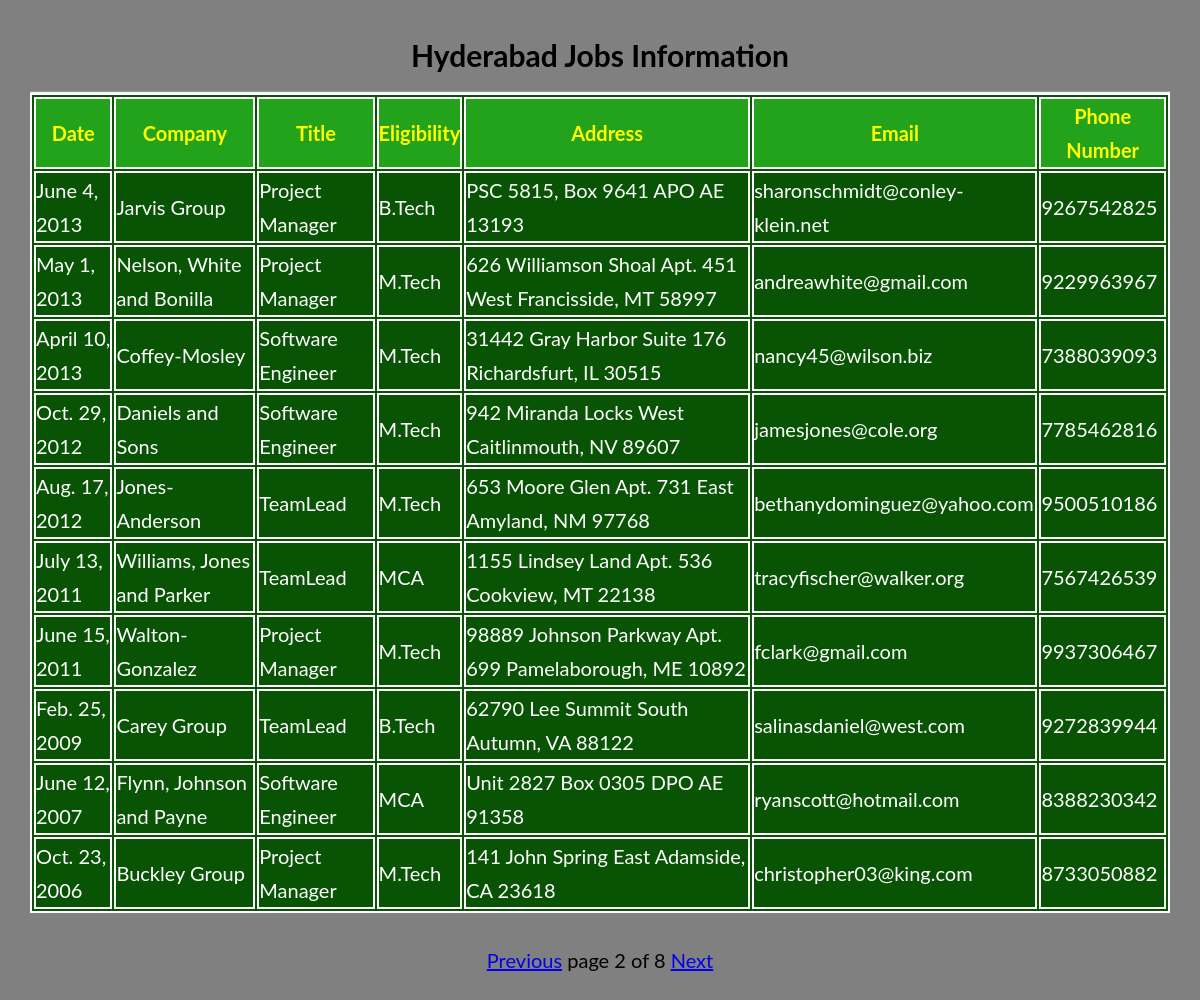
Screenshot of /hjobs/?page=2 with the database file from the repository.
### job/models.py (models this page shows)
class hydjobs(models.Model):
    date=models.DateField();
    company=models.CharField(max_length=100);
    title=models.CharField(max_length=100);
    eligibility=models.CharField(max_length=100);
    address=models.CharField(max_length=100);
    email=models.EmailField();
    phonenumber=models.IntegerField()

### job/views.py (the view)
# urls.py: path('hjobs/', views.hjobs1),
def hjobs1(request):
    jobs_list=hydjobs.objects.order_by('-date')
    paginator=Paginator(jobs_list,10)
    page_number=request.GET.get('page')
    try:
       jobs_list=paginator.page(page_number)
    except PageNotAnInteger:
       jobs_list=paginator.page(1)
    except EmptyPage:
       jobs_list=paginator.page(paginator.num_pages)
    return render(request,'job/hydjobs.html',{'jobs_list':jobs_list})

### templates/job/hydjobs.html (shortened to what this page needs)
<!DOCTYPE html>
{%load static%}
<html lang="en" dir="ltr">
  <head>
    <link rel="stylesheet" href="{% static "job/demo1.css" %}">
  </head>
  <body class="col">
    <h1 class="jobs">Hyderabad Jobs Information</h1>
      <hr>
      {% if jobs_list %}
      <table id='tab'>
        <thead>
          <th>Date</th>
          <th>Company</th>
          <th>Title</th>
          <th>Eligibility</th>
          <th>Address</th>
          <th>Email</th>
          <th>Phone Number</th>
        </thead>
        {%for job in jobs_list %}
        <tr>
          <td>{{job.date}}</td>
          <td>{{job.company}}</td>
          <td>{{job.title}}</td>
          <td>{{job.eligibility}}</td>
          <td>{{job.address}}</td>
          <td>{{job.email}}</td>
          <td>{{job.phonenumber}}</td>
        </tr>
        {% endfor %}
      </table>
      <div class="pag">
      {%include 'job/pagination.html' with page=jobs_list%}
    </div>
      {%else %}
      <p>No Jobs Found in Hyderabad</p>
    {% endif %}
  </body>
</html>

### static/job/demo1.css (style rules this page uses)
*, *::after, *::before { margin: 0; padding: 0; box-sizing: inherit; }
html { font-size: 62.5%; }
body { font-family: "Lato", sans-serif; font-weight: 400; line-height: 1.7; color: #777; padding: 3rem; box-sizing: border-box; }
table,thead,th,tr,td { color:white; border:2px solid white; font-size: 20px; margin:auto; background:#085404; }
thead,th { color:yellow; border:2px solid white; font-size: 20px; margin:auto; background:#23a31c; }
.col { background-image: linear-gradient(to right, grey,grey); }
.jobs { color:black; text-align: center; margin-bottom: 10px; font-size: 30px; }
.pag { text-align: center; margin-top: 30px; color:black; font-size: 20px; }

### rows the page displays
hydjobs: date "June 4, 2013", company "Jarvis Group", title "Project Manager", eligibility "B.Tech", address "PSC 5815, Box 9641 APO AE 13193", email "sharonschmidt@conley-klein.net", phonenumber "9267542825"
hydjobs: date "May 1, 2013", company "Nelson, White and Bonilla", title "Project Manager", eligibility "M.Tech", address "626 Williamson Shoal Apt. 451 West Francisside, MT 58997", email "andreawhite@gmail.com", phonenumber "9229963967"
hydjobs: date "April 10, 2013", company "Coffey-Mosley", title "Software Engineer", eligibility "M.Tech", address "31442 Gray Harbor Suite 176 Richardsfurt, IL 30515", email "nancy45@wilson.biz", phonenumber "7388039093"
hydjobs: date "Oct. 29, 2012", company "Daniels and Sons", title "Software Engineer", eligibility "M.Tech", address "942 Miranda Locks West Caitlinmouth, NV 89607", email "jamesjones@cole.org", phonenumber "7785462816"
hydjobs: date "Aug. 17, 2012", company "Jones-Anderson", title "TeamLead", eligibility "M.Tech", address "653 Moore Glen Apt. 731 East Amyland, NM 97768", email "bethanydominguez@yahoo.com", phonenumber "9500510186"
hydjobs: date "July 13, 2011", company "Williams, Jones and Parker", title "TeamLead", eligibility "MCA", address "1155 Lindsey Land Apt. 536 Cookview, MT 22138", email "tracyfischer@walker.org", phonenumber "7567426539"
hydjobs: date "June 15, 2011", company "Walton-Gonzalez", title "Project Manager", eligibility "M.Tech", address "98889 Johnson Parkway Apt. 699 Pamelaborough, ME 10892", email "fclark@gmail.com", phonenumber "9937306467"
hydjobs: date "Feb. 25, 2009", company "Carey Group", title "TeamLead", eligibility "B.Tech", address "62790 Lee Summit South Autumn, VA 88122", email "salinasdaniel@west.com", phonenumber "9272839944"
hydjobs: date "June 12, 2007", company "Flynn, Johnson and Payne", title "Software Engineer", eligibility "MCA", address "Unit 2827 Box 0305 DPO AE 91358", email "ryanscott@hotmail.com", phonenumber "8388230342"
hydjobs: date "Oct. 23, 2006", company "Buckley Group", title "Project Manager", eligibility "M.Tech", address "141 John Spring East Adamside, CA 23618", email "christopher03@king.com", phonenumber "8733050882"

### other values shown
{{ page.number }} "2"
{{ page.paginator.num_pages }} "8"
